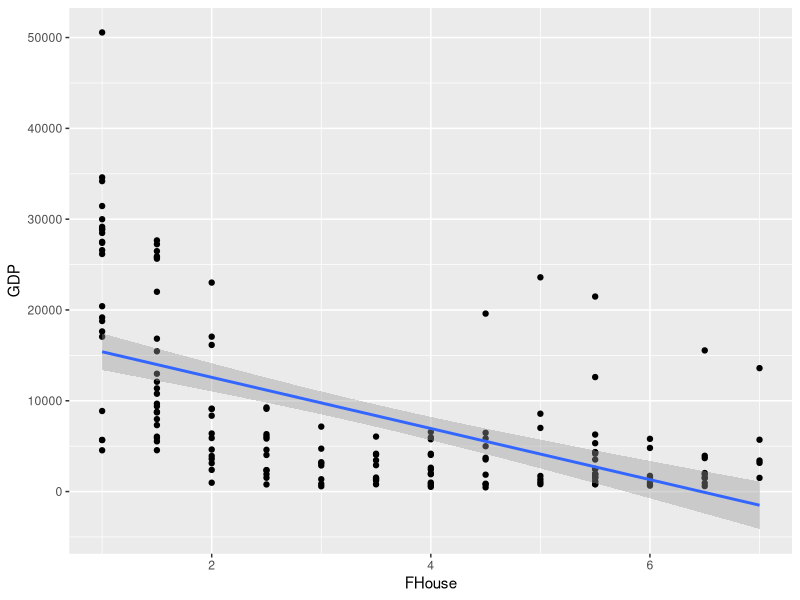
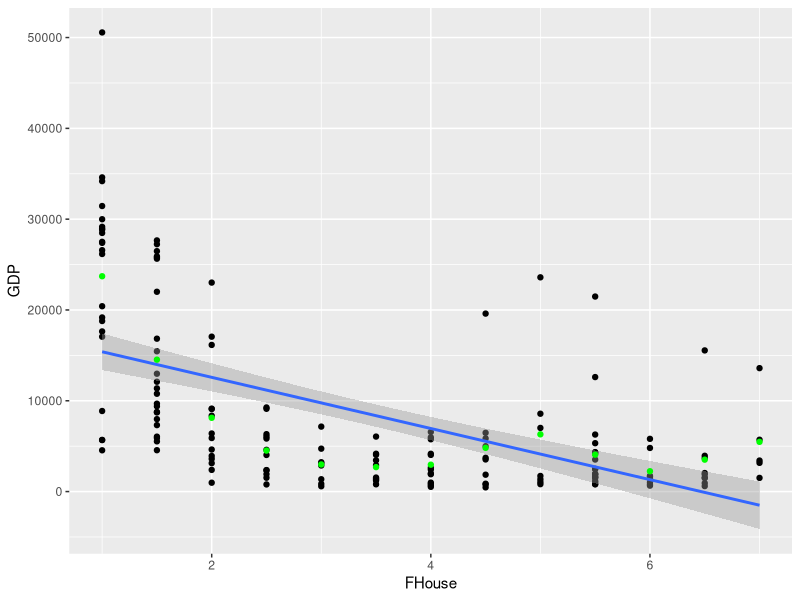
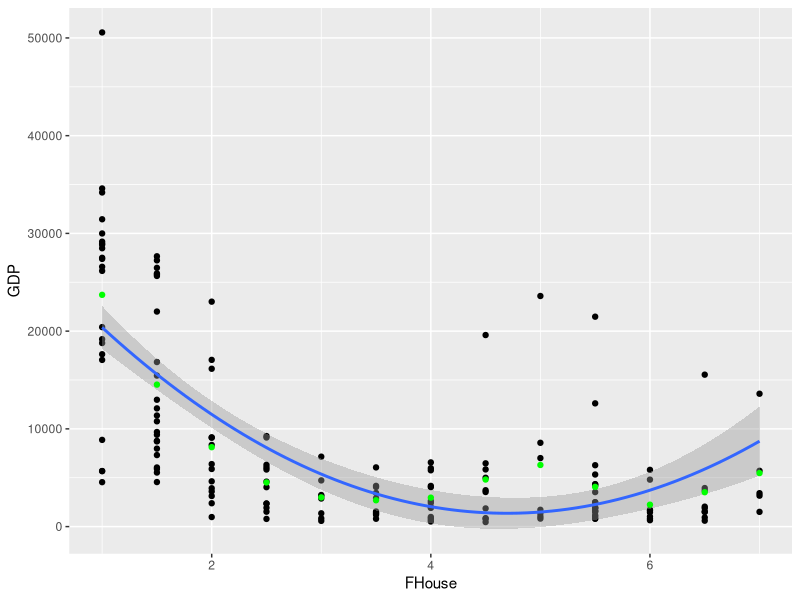

The R source for these figures, in order:
rm(list = ls()) #cleaning up
library(utils)
library(tidyverse)

data <- as.tibble(read.csv("demo.csv"))
model <- lm(GDP ~ FHouse, data=data)

ggplot(data, aes(x = FHouse, y = GDP)) +
  geom_point()+
  geom_smooth(method='lm')

predict(model, data.frame(FHouse=c(3)))
summary(model)

##### conditional expectations: E[GDP|FHouse=fh] ####
cond_exp <- c()
for(fh in c(sort(unique(data$FHouse)))){
  cond_exp <- c(cond_exp, mean(data$GDP[data$FHouse==fh]) )
}
cond_exp

#### plotting them
fh <- sort(unique(data$FHouse))
means <- data.frame(fh, cond_exp)
ggplot(data, aes(x = FHouse, y = GDP)) +
  geom_point()+
  geom_smooth(method='lm')+
  geom_point(data=means, aes(x=fh, y=cond_exp), color="green")

#### Change the model

model2 <- lm(GDP ~ FHouse + I(FHouse^2), data=data)

ggplot(data, aes(x = FHouse, y = GDP)) +
  geom_point()+
  geom_smooth(method='lm', formula= y ~ x + I(x^2))+
  geom_point(data=means, aes(x=fh, y=cond_exp), color="green")

predict(model2, data.frame(FHouse=c(3)))
summary(model2)

### differences
fh1 <- predict(model2, data.frame(FHouse=c(1)))
fh3 <- predict(model2, data.frame(FHouse=c(3)))

diff_fh_3_1 <- fh3 - fh1

fh4 <- predict(model2, data.frame(FHouse=c(4)))
fh6 <- predict(model2, data.frame(FHouse=c(6)))

diff_fh_6_4 <- fh6 - fh4
